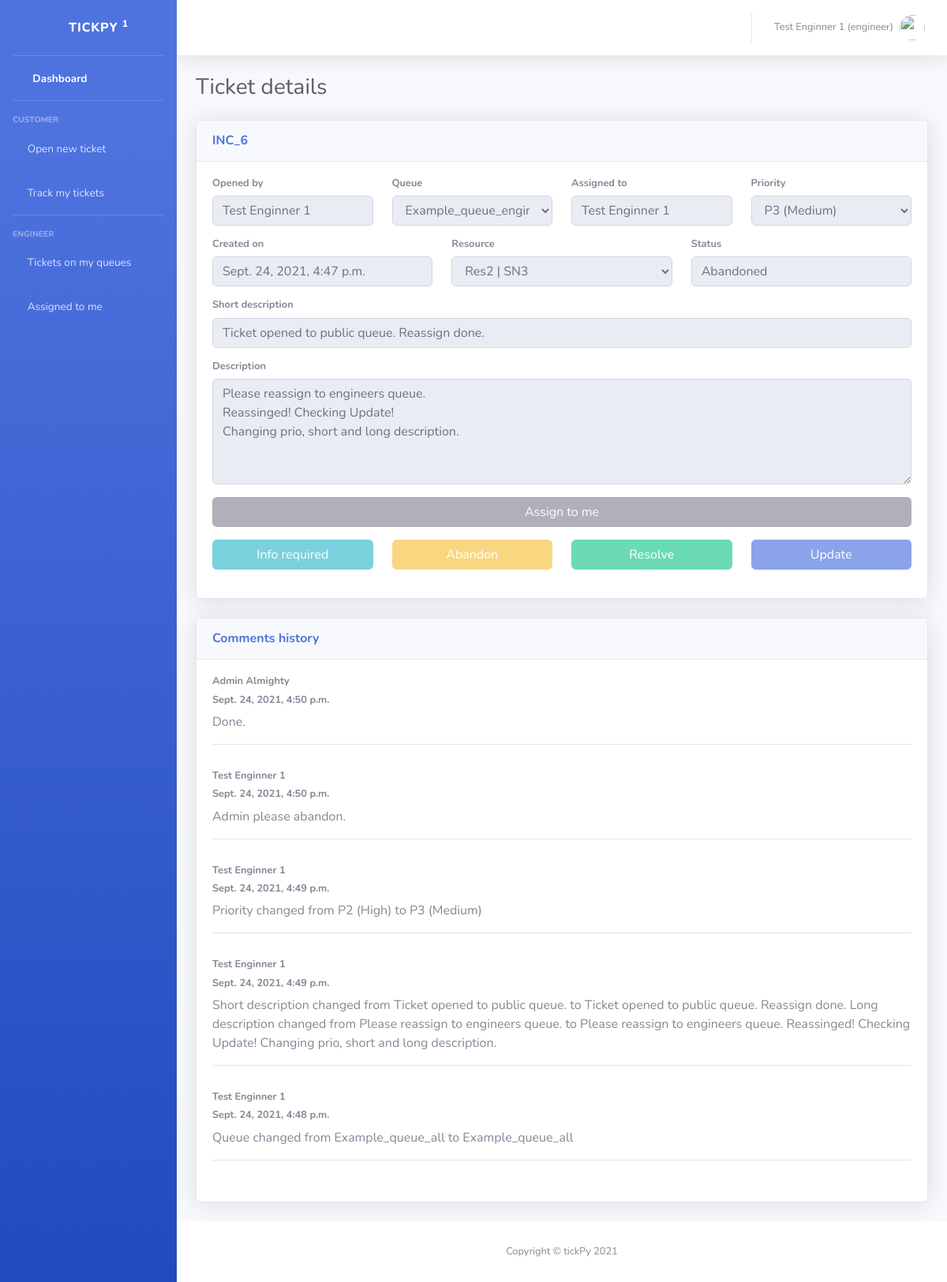
Screenshot of /show_ticket/6 (signed in) with the database file from the repository.
### tick_app/models.py (models this page shows, shortened)
class Ticket(models.Model):
    PRIORITY = (
        ('P1 (Critical)', 'P1 (Critical)'),
        ('P2 (High)', 'P2 (High)'),
        ('P3 (Medium)', 'P3 (Medium)'),
        ('P4 (Low)', 'P4 (Low)'),
        ('P5 (Info)', 'P5 (Info)'),
    )
    STATUS = (
        ('New', 'New'),
        ('Resolved', 'Resolved'),
        ('Abandoned', 'Abandoned'),
        ('Info required', 'Info required'),
        ('Updated', 'Updated'),
        ('Active', 'Active'),
    )
    queue = models.ForeignKey(Queue, on_delete=models.CASCADE)
    resource = models.ForeignKey(Resource, on_delete=models.CASCADE)
    user = models.ForeignKey(User, on_delete=models.CASCADE)
    assigned_engineer = models.CharField(max_length=100, blank=True)
    priority = models.CharField(max_length=16, choices=PRIORITY)
    short_desc = models.CharField(max_length=50)
    long_desc = models.TextField()
    date_created = models.DateTimeField(auto_now_add=True, null=True)
    status = models.CharField(max_length=16, choices=STATUS, default='New')

class Comment(models.Model):
    comment = models.TextField()
    date_created = models.DateTimeField(auto_now_add=True, null=True)
    ticket = models.ForeignKey(Ticket, null=True, on_delete=models.SET_NULL)
    user = models.ForeignKey(User, null=True, on_delete=models.CASCADE)
    def __str__(self):
        return self.comment

### tick_app/decorators.py (the view)
        def wrapper_func(request, *args, **kwargs):
            group = None
            if request.user.groups.exists():
                group = request.user.groups.all()[0].name
            if group in allowed_roles:
                return view_func(request, *args, **kwargs)
            else:
                return HttpResponse('You are not authorized to view this page')

### tick_app/forms.py
class TicketForm(forms.ModelForm):
    class Meta:
        model = Ticket
        fields = "__all__"
        widgets = {
            'queue': forms.Select(attrs={'class': 'form-control'}),
            'resource': forms.Select(attrs={'class': 'form-control'}),
            'priority': forms.Select(attrs={'class': 'form-control'}),
            'assigned_engineer': forms.TextInput(attrs={'class': 'form-control', 'disabled': True}),
            'short_desc': forms.TextInput(attrs={'class': 'form-control', 'placeholder': 'Short description'}),
            'long_desc': forms.Textarea(attrs={'class': 'form-control', 'rows': '5',
                                               'placeholder': 'Describe your problem...'}),
            'status': forms.TextInput(attrs={'class': 'form-control', 'value': 'New', 'hidden': True}),
        }

class CommentForm(forms.ModelForm):
    class Meta:
        model = Comment
        fields = "__all__"
        widgets = {
            'comment': forms.Textarea(attrs={'class': 'form-control', 'rows': '2',
                                             'placeholder': 'Provide additional required information...'}),
            'user': forms.TextInput(attrs={'class': 'form-control'})
        }

### tick_app/models.py (called while the page is built)
    def __str__(self):
        return f"{self.name} | {self.serial_no}"

    def __str__(self):
        return self.name

### tick_app/templates/tick_app/show_ticket.html (shortened to what this page needs)
{% extends 'tick_app/main.html' %}
{% load static %}
{% block content %}
<body id="page-top">
<div id="wrapper">
    {% include 'tick_app/sidebar.html'%}
    <div id="content-wrapper" class="d-flex flex-column">
        <div id="content">
            {% include 'tick_app/navbar.html'%}
            <div class="container-fluid">
                <div class="d-sm-flex align-items-center justify-content-between mb-4">
                    <h1 class="h3 mb-0 text-gray-800">Ticket details</h1>
                </div>
                <div class="card shadow mb-4">
                    <div class="card-header py-3">
                        <h6 class="m-0 font-weight-bold text-primary">INC_{{ticket.id}}</h6>
                    </div>
                    <div class="card-body">
                        <form method="POST">
                            <div class="form-group row">
                                <div class="col-sm-3 mb-3 mb-sm-0">
                                    <h4 class="small font-weight-bold">Opened by</h4>
                                    <input type="text" class="form-control" value="{{ticket.user.first_name}} {{ticket.user.last_name}}" disabled>
                                </div>
                                <div class="col-sm-3 mb-3 mb-sm-0">
                                    <h4 class="small font-weight-bold">Queue</h4>
                                    {{ ticket_form.queue }}
                                </div>
                                <div class="col-sm-3 mb-3 mb-sm-0">
                                    <h4 class="small font-weight-bold">Assigned to</h4>
                                    {{ ticket_form.assigned_engineer }}
                                </div>
                                <div class="col-sm-3">
                                    <h4 class="small font-weight-bold">Priority</h4>
                                    {{ ticket_form.priority}}
                                </div>
                            </div>
                            <div class="form-group row">
                                <div class="col-sm-4">
                                    <h4 class="small font-weight-bold">Created on</h4>
                                    <input type="text" class="form-control" value="{{ ticket.date_created}}" disabled>
                                </div>
                                <div class="col-sm-4">
                                    <h4 class="small font-weight-bold">Resource</h4>
                                    {{ ticket_form.resource}}
                                </div>
                                <div class="col-sm-4">
                                    <h4 class="small font-weight-bold">Status</h4>
                                    <input type="text" class="form-control" value="{{ ticket.status}}" disabled>
                                </div>
                            </div>
                            <div class="form-group row">
                                <div class="col-sm-12">
                                    <h4 class="small font-weight-bold">Short description</h4>
                                    {{ ticket_form.short_desc}}
                                </div>
                            </div>
                            <div class="form-group row">
                                <div class="col-sm-12">
                                    <h4 class="small font-weight-bold">Description</h4>
                                    {{ ticket_form.long_desc}}
                                </div>
                            </div>
                            {% if request.user.groups.get.name == 'engineer' or request.user.groups.get.name == 'admin' %}
                            <div class="form-group row">
                                <div class="col-sm-12 mb-3 mb-sm-0">
                                    {% if ticket.status == 'Abandoned' or ticket.status == 'Resolved' or ticket.assigned_engineer%}
                                    <button class="btn btn-secondary btn-user btn-block" disabled>
                                        Assign to me
                                    </button>
                                    {% else %}
                                    <a class="btn btn-secondary btn-block" href="{% url 'assign_ticket' ticket.id %}">
                                        Assign to me
                                    </a>
                                    {% endif %}
                                </div>
                            </div>
                            <div class="form-group row">
                                <div class="col-sm-3 mb-3 mb-sm-0">
                                    {% if ticket.status == 'Abandoned' or ticket.status == 'Resolved' %}
                                    <button class="btn btn-info btn-user btn-block" disabled>
                                        Info required
                                    </button>
                                    {% else %}
                                    <a class="btn btn-info btn-block" href="#" data-toggle="modal"
                                       data-target="#addCommentModal">
                                        Info Required
                                    </a>
                                    {% endif %}
                                </div>
                                <div class="col-sm-3 mb-3 mb-sm-0">
                                    {% if ticket.status == 'Abandoned' or ticket.status == 'Resolved' %}
                                    <button class="btn btn-warning btn-user btn-block" disabled>
                                        Abandon
                                    </button>
                                    {% else %}
                                    <a class="btn btn-warning btn-block" href="#" data-toggle="modal"
                                       data-target="#abandonModal">
                                        Abandon
                                    </a>
                                    {% endif %}
                                </div>
                                <div class="col-sm-3 mb-3 mb-sm-0">
                                    {% if ticket.status == 'Abandoned' or ticket.status == 'Resolved' %}
                                    <button class="btn btn-success btn-user btn-block" disabled>
                                        Resolve
                                    </button>
                                    {% else %}
                                    <a class="btn btn-success btn-block" href="#" data-toggle="modal"
                                       data-target="#resolveModal">
                                        Resolve
                                    </a>
                                    {% endif %}
                                </div>
                                <div class="col-sm-3 mb-3 mb-sm-0">
                                    {% if ticket.status == 'Abandoned' or ticket.status == 'Resolved' %}
                                    <button class="btn btn-primary btn-user btn-block" disabled>
                                        Update
                                    </button>
                                    {% else %}
                                    <input type="text" id="id_user"   name="user"   value="{{user.id}}"   hidden="">
                                    <input type="submit" class="btn btn-primary btn-user btn-block" value="Update">
                                    {% endif %}
                                </div>
                            </div>
                            {% endif %}
                        </form>
                    </div>
                </div>
                <div class="card shadow mb-4">
                    <div class="card-header py-3">
                        <h6 class="m-0 font-weight-bold text-primary">Comments history</h6>
                    </div>
                    <div class="card-body">
                        <form method="POST">
                            {% for comment in ticket_comments%}
                            <div class="form-group row">
                                <div class="col-sm-12">
                                    <h4 class="small font-weight-bold">{{ comment.user.first_name }} {{ comment.user.last_name }}</h4>
                                    <h4 class="small font-weight-bold">{{ comment.date_created }}</h4>
                                    <p>{{ comment }}</p>
                                    <hr>
                                </div>
                            </div>
                            {% endfor %}
                        </form>
                    </div>
                </div>
            </div>
        </div>
        {% include 'tick_app/footer.html' %}
    </div>
</div>
{% endblock %}

### tick_app/templates/tick_app/navbar.html (shortened to what this page needs)
{% load static %}
<nav class="navbar navbar-expand navbar-light bg-white topbar mb-4 static-top shadow">
    <ul class="navbar-nav ml-auto">
        <li class="nav-item dropdown no-arrow">
            <a class="nav-link dropdown-toggle" href="#" id="userDropdown" role="button"
               data-toggle="dropdown" aria-haspopup="true" aria-expanded="false">
                <span class="mr-2 d-none d-lg-inline text-gray-600 small">{{ request.user.first_name}} {{request.user.last_name}} ({{request.user.groups.get}})</span>
                <img class="img-profile rounded-circle"
                     src="{% static 'img/undraw_profile.svg' %}">
            </a>
        </li>
    </ul>
</nav>

### rows the page displays
Ticket: id "6", user.first_name "Test Enginner 1", queue "Example_queue_engineers", assigned_engineer "Test Enginner 1", priority "P3 (Medium)", date_created "Sept. 24, 2021, 4:47 p.m.", resource "Res2 | SN3", status "Abandoned", short_desc "Ticket opened to public queue. Reassign done.", long_desc "Please reassign to engineers queue. Reassinged! Checking Update! Changing prio, short and long description."
Comment: user.first_name "Admin", user.last_name "Almighty", date_created "Sept. 24, 2021, 4:50 p.m.", comment "Done."
Comment: user.first_name "Test", user.last_name "Enginner 1", date_created "Sept. 24, 2021, 4:50 p.m.", comment "Admin please abandon."
Comment: user.first_name "Test", user.last_name "Enginner 1", date_created "Sept. 24, 2021, 4:49 p.m.", comment "Priority changed from P2 (High) to P3 (Medium)"
Comment: user.first_name "Test", user.last_name "Enginner 1", date_created "Sept. 24, 2021, 4:49 p.m.", comment "Short description changed from Ticket opened to public queue. to Ticket opened to public queue. Reassign done. Long description changed from Please reassign to engineers queue. to Please reassign to engineers queue. Reassinged! Checking Update! Changing prio, short and long description."
Comment: user.first_name "Test", user.last_name "Enginner 1", date_created "Sept. 24, 2021, 4:48 p.m.", comment "Queue changed from Example_queue_all to Example_queue_all"

### other values shown
{{ request.user.first_name }} "Test"
{{ request.user.last_name }} "Enginner 1"
{{ request.user.groups.get }} "engineer"
